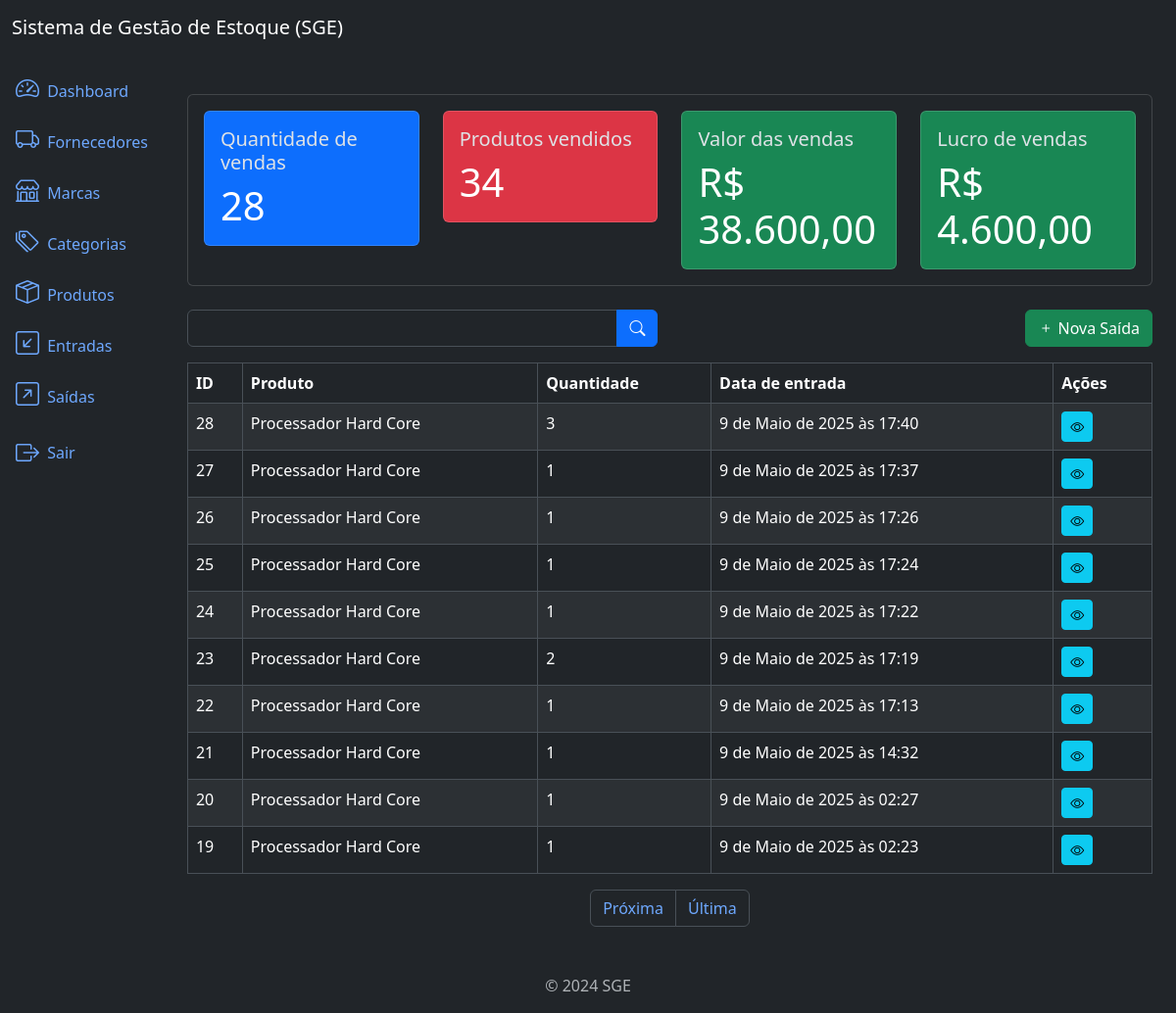
Screenshot of /outflows/list (signed in) with the database file from the repository.
### outflows/models.py (models this page shows, shortened)
class Outflow(models.Model):
    product = models.ForeignKey(Product, on_delete=models.PROTECT, related_name='outflows')
    quantity = models.IntegerField()
    description = models.TextField(null=True, blank=True)
    created_at = models.DateTimeField(auto_now_add=True)
    updated_at = models.DateTimeField(auto_now=True)
    class Meta:
        ordering = ['-created_at']

### products/models.py (models this page shows)
class Product(models.Model):
    title = models.CharField(max_length=500)
    category = models.ForeignKey(Category, on_delete=models.PROTECT, related_name='products')
    brand = models.ForeignKey(Brand, on_delete=models.PROTECT, related_name='products')
    description = models.TextField(null=True, blank=True)
    serie_number = models.CharField(max_length=200, null=True, blank=True)
    cost_price = models.DecimalField(max_digits=20, decimal_places=2)
    selling_price = models.DecimalField(max_digits=20, decimal_places=2)
    quantity = models.IntegerField(default=0)
    created_at = models.DateTimeField(auto_now_add=True)
    updated_at = models.DateTimeField(auto_now=True)
    class Meta:
        ordering = ['title']
    def __str__(self):
        return self.title

### outflows/views.py (the view)
# urls.py: path('outflows/list', OutflowListView.as_view(), name='outflow_list'),
class OutflowListView(LoginRequiredMixin, PermissionRequiredMixin, ListView):
    model = Outflow
    template_name = 'outflow_list.html'
    context_object_name = 'outflows'
    paginate_by = 10
    permission_required = 'outflows.view_outflow'
    def get_queryset(self):
        queryset = super().get_queryset()
        product = self.request.GET.get("product")
        if product:
            queryset = queryset.filter(product__title__icontains=product)
        return queryset
    def get_context_data(self, **kwargs):
        context_data = super().get_context_data(**kwargs)
        context_data["sales_metrics"] = get_sales_metrics()
        return context_data

### utils/metrics.py (called while the page is built)
def get_sales_metrics() -> Dict:
    total_sales = Outflow.objects.count()
    total_products_sold = Outflow.objects.aggregate(
        total_products_sold=Sum('quantity')
    )['total_products_sold'] or 0
    total_sales_value = sum(outflow.product.selling_price * outflow.quantity for outflow in Outflow.objects.all())
    total_sales_cost = sum(outflow.product.cost_price * outflow.quantity for outflow in Outflow.objects.all())
    total_sales_profit = total_sales_value - total_sales_cost
    sales_metrics = {
        'total_sales': total_sales,
        'total_products_sold': number_format(total_products_sold, decimal_pos=0, force_grouping=True),
        'total_sales_value': number_format(total_sales_value, decimal_pos=2, force_grouping=True),
        'total_sales_profit': number_format(total_sales_profit, decimal_pos=2, force_grouping=True)
    }
    return sales_metrics

### outflows/templates/outflow_list.html (shortened to what this page needs)
{% extends 'base.html' %}
{% block content %}
{% if perms.outflows.view_outflow %}
    {% include 'components/_sales_metrics.html' %}
{% endif %}
<div class="row mb-3">
    <div class="col-md-6">
        <form method="get" action="{% url 'outflow_list' %}">
            <div class="input-group">
                <input type="text" class="form-control" name="product" label="Produto" value="{{ request.GET.product }}">
                <button type="submit" class="btn btn-primary">
                    <i class="bi bi-search"></i>
                </button>
            </div>
        </form>
    </div>
    {% if perms.outflows.add_outflow %}
    <div class="col-md-6">
        <a href="{% url 'outflow_create' %}" class="btn btn-success float-end">
            <i class="bi bi-plus"></i>
            Nova Saída
        </a>
    </div>
    {% endif %}
</div>
<div class="table-responsive">
    <table class="table table-striped table-bordered">
        <thead class="thead-dark">
            <tr>
                <th>ID</th>
                <th>Produto</th>
                <th>Quantidade</th>
                <th>Data de entrada</th>
                <th>Ações</th>
            </tr>
        </thead>
        <tbody>
            {% for outflow in outflows %}
            <tr>
                <td>{{ outflow.id }}</td>
                <td>{{ outflow.product }}</td>
                <td>{{ outflow.quantity }}</td>
                <td>{{ outflow.created_at }}</td>
                <td>
                    <a href="{% url 'outflow_detail' outflow.id %}" class="btn btn-info btn-sm">
                        <i class="bi bi-eye"></i>
                    </a>
                </td>
            </tr>
            {% endfor %}
        </tbody>
    </table>
</div>
{% include 'components/_pagination.html' %}
{% endblock %}

### rows the page displays
Outflow: id "28", product "Processador Hard Core", quantity "3", created_at "9 de Maio de 2025 às 17:40"
Outflow: id "27", product "Processador Hard Core", quantity "1", created_at "9 de Maio de 2025 às 17:37"
Outflow: id "26", product "Processador Hard Core", quantity "1", created_at "9 de Maio de 2025 às 17:26"
Outflow: id "25", product "Processador Hard Core", quantity "1", created_at "9 de Maio de 2025 às 17:24"
Outflow: id "24", product "Processador Hard Core", quantity "1", created_at "9 de Maio de 2025 às 17:22"
Outflow: id "23", product "Processador Hard Core", quantity "2", created_at "9 de Maio de 2025 às 17:19"
Outflow: id "22", product "Processador Hard Core", quantity "1", created_at "9 de Maio de 2025 às 17:13"
Outflow: id "21", product "Processador Hard Core", quantity "1", created_at "9 de Maio de 2025 às 14:32"
Outflow: id "20", product "Processador Hard Core", quantity "1", created_at "9 de Maio de 2025 às 02:27"
Outflow: id "19", product "Processador Hard Core", quantity "1", created_at "9 de Maio de 2025 às 02:23"

### other values shown
{{ sales_metrics.total_sales }} "28"
{{ sales_metrics.total_products_sold }} "34"
{{ sales_metrics.total_sales_value }} "38.600,00"
{{ sales_metrics.total_sales_profit }} "4.600,00"
